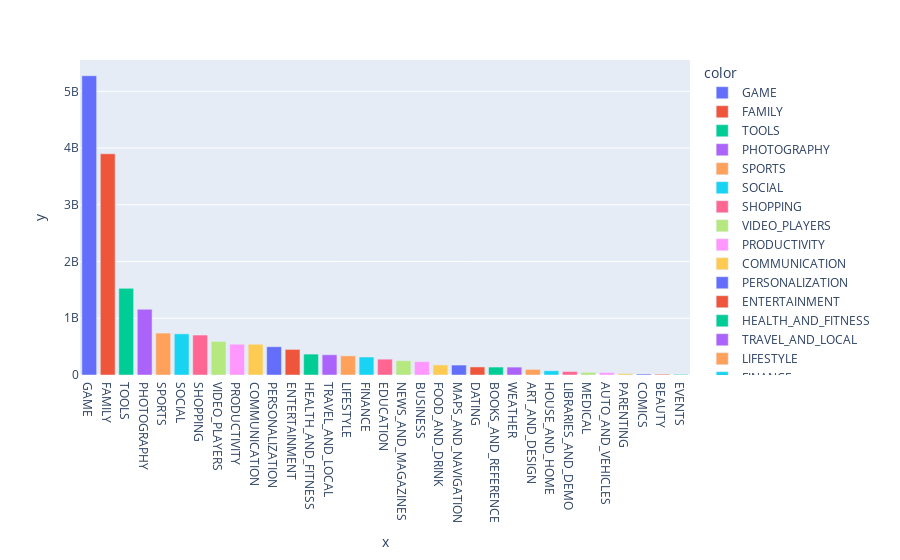

The notebook cell saved with this chart:
### Code cell
px.bar(df, x = x_val.index, y = x_val, color = x_val.index)

### Figure 1 — Plotly figure (JSON) as saved in the notebook; plotly's stock layout.template omitted (floating-point values rounded to 4 significant figures)
{"data": [{"alignmentgroup": "True", "hovertemplate": "color=GAME<br>x=%{x}<br>y=%{y}<extra></extra>", "legendgroup": "GAME", "marker": {"color": "#636efa", "pattern": {"shape": ""}}, "name": "GAME", "offsetgroup": "GAME", "orientation": "v", "showlegend": true, "textposition": "auto", "type": "bar", "x": ["GAME"], "xaxis": "x", "y": [5274564236], "yaxis": "y"}, {"alignmentgroup": "True", "hovertemplate": "color=FAMILY<br>x=%{x}<br>y=%{y}<extra></extra>", "legendgroup": "FAMILY", "marker": {"color": "#EF553B", "pattern": {"shape": ""}}, "name": "FAMILY", "offsetgroup": "FAMILY", "orientation": "v", "showlegend": true, "textposition": "auto", "type": "bar", "x": ["FAMILY"], "xaxis": "x", "y": [3898768314], "yaxis": "y"}, {"alignmentgroup": "True", "hovertemplate": "color=TOOLS<br>x=%{x}<br>y=%{y}<extra></extra>", "legendgroup": "TOOLS", "marker": {"color": "#00cc96", "pattern": {"shape": ""}}, "name": "TOOLS", "offsetgroup": "TOOLS", "orientation": "v", "showlegend": true, "textposition": "auto", "type": "bar", "x": ["TOOLS"], "xaxis": "x", "y": [1527094805], "yaxis": "y"}, {"alignmentgroup": "True", "hovertemplate": "color=PHOTOGRAPHY<br>x=%{x}<br>y=%{y}<extra></extra>", "legendgroup": "PHOTOGRAPHY", "marker": {"color": "#ab63fa", "pattern": {"shape": ""}}, "name": "PHOTOGRAPHY", "offsetgroup": "PHOTOGRAPHY", "orientation": "v", "showlegend": true, "textposition": "auto", "type": "bar", "x": ["PHOTOGRAPHY"], "xaxis": "x", "y": [1157897655], "yaxis": "y"}, {"alignmentgroup": "True", "hovertemplate": "color=SPORTS<br>x=%{x}<br>y=%{y}<extra></extra>", "legendgroup": "SPORTS", "marker": {"color": "#FFA15A", "pattern": {"shape": ""}}, "name": "SPORTS", "offsetgroup": "SPORTS", "orientation": "v", "showlegend": true, "textposition": "auto", "type": "bar", "x": ["SPORTS"], "xaxis": "x", "y": [738949498], "yaxis": "y"}, {"alignmentgroup": "True", "hovertemplate": "color=SOCIAL<br>x=%{x}<br>y=%{y}<extra></extra>", "legendgroup": "SOCIAL", "marker": {"color": "#19d3f3", "pattern": {"shape": ""}}, "name": "SOCIAL", "offsetgroup": "SOCIAL", "orientation": "v", "showlegend": true, "textposition": "auto", "type": "bar", "x": ["SOCIAL"], "xaxis": "x", "y": [725264792], "yaxis": "y"}, {"alignmentgroup": "True", "hovertemplate": "color=SHOPPING<br>x=%{x}<br>y=%{y}<extra></extra>", "legendgroup": "SHOPPING", "marker": {"color": "#FF6692", "pattern": {"shape": ""}}, "name": "SHOPPING", "offsetgroup": "SHOPPING", "orientation": "v", "showlegend": true, "textposition": "auto", "type": "bar", "x": ["SHOPPING"], "xaxis": "x", "y": [704248785], "yaxis": "y"}, {"alignmentgroup": "True", "hovertemplate": "color=VIDEO_PLAYERS<br>x=%{x}<br>y=%{y}<extra></extra>", "legendgroup": "VIDEO_PLAYERS", "marker": {"color": "#B6E880", "pattern": {"shape": ""}}, "name": "VIDEO_PLAYERS", "offsetgroup": "VIDEO_PLAYERS", "orientation": "v", "showlegend": true, "textposition": "auto", "type": "bar", "x": ["VIDEO_PLAYERS"], "xaxis": "x", "y": [591867720], "yaxis": "y"}, {"alignmentgroup": "True", "hovertemplate": "color=PRODUCTIVITY<br>x=%{x}<br>y=%{y}<extra></extra>", "legendgroup": "PRODUCTIVITY", "marker": {"color": "#FF97FF", "pattern": {"shape": ""}}, "name": "PRODUCTIVITY", "offsetgroup": "PRODUCTIVITY", "orientation": "v", "showlegend": true, "textposition": "auto", "type": "bar", "x": ["PRODUCTIVITY"], "xaxis": "x", "y": [542312744], "yaxis": "y"}, {"alignmentgroup": "True", "hovertemplate": "color=COMMUNICATION<br>x=%{x}<br>y=%{y}<extra></extra>", "legendgroup": "COMMUNICATION", "marker": {"color": "#FECB52", "pattern": {"shape": ""}}, "name": "COMMUNICATION", "offsetgroup": "COMMUNICATION", "orientation": "v", "showlegend": true, "textposition": "auto", "type": "bar", "x": ["COMMUNICATION"], "xaxis": "x", "y": [541943051], "yaxis": "y"}, {"alignmentgroup": "True", "hovertemplate": "color=PERSONALIZATION<br>x=%{x}<br>y=%{y}<extra></extra>", "legendgroup": "PERSONALIZATION", "marker": {"color": "#636efa", "pattern": {"shape": ""}}, "name": "PERSONALIZATION", "offsetgroup": "PERSONALIZATION", "orientation": "v", "showlegend": true, "textposition": "auto", "type": "bar", "x": ["PERSONALIZATION"], "xaxis": "x", "y": [498179771], "yaxis": "y"}, {"alignmentgroup": "True", "hovertemplate": "color=ENTERTAINMENT<br>x=%{x}<br>y=%{y}<extra></extra>", "legendgroup": "ENTERTAINMENT", "marker": {"color": "#EF553B", "pattern": {"shape": ""}}, "name": "ENTERTAINMENT", "offsetgroup": "ENTERTAINMENT", "orientation": "v", "showlegend": true, "textposition": "auto", "type": "bar", "x": ["ENTERTAINMENT"], "xaxis": "x", "y": [450960000], "yaxis": "y"}, {"alignmentgroup": "True", "hovertemplate": "color=HEALTH_AND_FITNESS<br>x=%{x}<br>y=%{y}<extra></extra>", "legendgroup": "HEALTH_AND_FITNESS", "marker": {"color": "#00cc96", "pattern": {"shape": ""}}, "name": "HEALTH_AND_FITNESS", "offsetgroup": "HEALTH_AND_FITNESS", "orientation": "v", "showlegend": true, "textposition": "auto", "type": "bar", "x": ["HEALTH_AND_FITNESS"], "xaxis": "x", "y": [368411912], "yaxis": "y"}, {"alignmentgroup": "True", "hovertemplate": "color=TRAVEL_AND_LOCAL<br>x=%{x}<br>y=%{y}<extra></extra>", "legendgroup": "TRAVEL_AND_LOCAL", "marker": {"color": "#ab63fa", "pattern": {"shape": ""}}, "name": "TRAVEL_AND_LOCAL", "offsetgroup": "TRAVEL_AND_LOCAL", "orientation": "v", "showlegend": true, "textposition": "auto", "type": "bar", "x": ["TRAVEL_AND_LOCAL"], "xaxis": "x", "y": [356666146], "yaxis": "y"}, {"alignmentgroup": "True", "hovertemplate": "color=LIFESTYLE<br>x=%{x}<br>y=%{y}<extra></extra>", "legendgroup": "LIFESTYLE", "marker": {"color": "#FFA15A", "pattern": {"shape": ""}}, "name": "LIFESTYLE", "offsetgroup": "LIFESTYLE", "orientation": "v", "showlegend": true, "textposition": "auto", "type": "bar", "x": ["LIFESTYLE"], "xaxis": "x", "y": [337689839], "yaxis": "y"}, {"alignmentgroup": "True", "hovertemplate": "color=FINANCE<br>x=%{x}<br>y=%{y}<extra></extra>", "legendgroup": "FINANCE", "marker": {"color": "#19d3f3", "pattern": {"shape": ""}}, "name": "FINANCE", "offsetgroup": "FINANCE", "orientation": "v", "showlegend": true, "textposition": "auto", "type": "bar", "x": ["FINANCE"], "xaxis": "x", "y": [316860484], "yaxis": "y"}, {"alignmentgroup": "True", "hovertemplate": "color=EDUCATION<br>x=%{x}<br>y=%{y}<extra></extra>", "legendgroup": "EDUCATION", "marker": {"color": "#FF6692", "pattern": {"shape": ""}}, "name": "EDUCATION", "offsetgroup": "EDUCATION", "orientation": "v", "showlegend": true, "textposition": "auto", "type": "bar", "x": ["EDUCATION"], "xaxis": "x", "y": [278802000], "yaxis": "y"}, {"alignmentgroup": "True", "hovertemplate": "color=NEWS_AND_MAGAZINES<br>x=%{x}<br>y=%{y}<extra></extra>", "legendgroup": "NEWS_AND_MAGAZINES", "marker": {"color": "#B6E880", "pattern": {"shape": ""}}, "name": "NEWS_AND_MAGAZINES", "offsetgroup": "NEWS_AND_MAGAZINES", "orientation": "v", "showlegend": true, "textposition": "auto", "type": "bar", "x": ["NEWS_AND_MAGAZINES"], "xaxis": "x", "y": [252005650], "yaxis": "y"}, {"alignmentgroup": "True", "hovertemplate": "color=BUSINESS<br>x=%{x}<br>y=%{y}<extra></extra>", "legendgroup": "BUSINESS", "marker": {"color": "#FF97FF", "pattern": {"shape": ""}}, "name": "BUSINESS", "offsetgroup": "BUSINESS", "orientation": "v", "showlegend": true, "textposition": "auto", "type": "bar", "x": ["BUSINESS"], "xaxis": "x", "y": [236078560], "yaxis": "y"}, {"alignmentgroup": "True", "hovertemplate": "color=FOOD_AND_DRINK<br>x=%{x}<br>y=%{y}<extra></extra>", "legendgroup": "FOOD_AND_DRINK", "marker": {"color": "#FECB52", "pattern": {"shape": ""}}, "name": "FOOD_AND_DRINK", "offsetgroup": "FOOD_AND_DRINK", "orientation": "v", "showlegend": true, "textposition": "auto", "type": "bar", "x": ["FOOD_AND_DRINK"], "xaxis": "x", "y": [177688740], "yaxis": "y"}, {"alignmentgroup": "True", "hovertemplate": "color=MAPS_AND_NAVIGATION<br>x=%{x}<br>y=%{y}<extra></extra>", "legendgroup": "MAPS_AND_NAVIGATION", "marker": {"color": "#636efa", "pattern": {"shape": ""}}, "name": "MAPS_AND_NAVIGATION", "offsetgroup": "MAPS_AND_NAVIGATION", "orientation": "v", "showlegend": true, "textposition": "auto", "type": "bar", "x": ["MAPS_AND_NAVIGATION"], "xaxis": "x", "y": [175029890], "yaxis": "y"}, {"alignmentgroup": "True", "hovertemplate": "color=DATING<br>x=%{x}<br>y=%{y}<extra></extra>", "legendgroup": "DATING", "marker": {"color": "#EF553B", "pattern": {"shape": ""}}, "name": "DATING", "offsetgroup": "DATING", "orientation": "v", "showlegend": true, "textposition": "auto", "type": "bar", "x": ["DATING"], "xaxis": "x", "y": [141880807], "yaxis": "y"}, {"alignmentgroup": "True", "hovertemplate": "color=BOOKS_AND_REFERENCE<br>x=%{x}<br>y=%{y}<extra></extra>", "legendgroup": "BOOKS_AND_REFERENCE", "marker": {"color": "#00cc96", "pattern": {"shape": ""}}, "name": "BOOKS_AND_REFERENCE", "offsetgroup": "BOOKS_AND_REFERENCE", "orientation": "v", "showlegend": true, "textposition": "auto", "type": "bar", "x": ["BOOKS_AND_REFERENCE"], "xaxis": "x", "y": [139962076], "yaxis": "y"}, {"alignmentgroup": "True", "hovertemplate": "color=WEATHER<br>x=%{x}<br>y=%{y}<extra></extra>", "legendgroup": "WEATHER", "marker": {"color": "#ab63fa", "pattern": {"shape": ""}}, "name": "WEATHER", "offsetgroup": "WEATHER", "orientation": "v", "showlegend": true, "textposition": "auto", "type": "bar", "x": ["WEATHER"], "xaxis": "x", "y": [139300020], "yaxis": "y"}, {"alignmentgroup": "True", "hovertemplate": "color=ART_AND_DESIGN<br>x=%{x}<br>y=%{y}<extra></extra>", "legendgroup": "ART_AND_DESIGN", "marker": {"color": "#FFA15A", "pattern": {"shape": ""}}, "name": "ART_AND_DESIGN", "offsetgroup": "ART_AND_DESIGN", "orientation": "v", "showlegend": true, "textposition": "auto", "type": "bar", "x": ["ART_AND_DESIGN"], "xaxis": "x", "y": [99338100], "yaxis": "y"}, {"alignmentgroup": "True", "hovertemplate": "color=HOUSE_AND_HOME<br>x=%{x}<br>y=%{y}<extra></extra>", "legendgroup": "HOUSE_AND_HOME", "marker": {"color": "#19d3f3", "pattern": {"shape": ""}}, "name": "HOUSE_AND_HOME", "offsetgroup": "HOUSE_AND_HOME", "orientation": "v", "showlegend": true, "textposition": "auto", "type": "bar", "x": ["HOUSE_AND_HOME"], "xaxis": "x", "y": [75112461], "yaxis": "y"}, {"alignmentgroup": "True", "hovertemplate": "color=LIBRARIES_AND_DEMO<br>x=%{x}<br>y=%{y}<extra></extra>", "legendgroup": "LIBRARIES_AND_DEMO", "marker": {"color": "#FF6692", "pattern": {"shape": ""}}, "name": "LIBRARIES_AND_DEMO", "offsetgroup": "LIBRARIES_AND_DEMO", "orientation": "v", "showlegend": true, "textposition": "auto", "type": "bar", "x": ["LIBRARIES_AND_DEMO"], "xaxis": "x", "y": [61895910], "yaxis": "y"}, {"alignmentgroup": "True", "hovertemplate": "color=MEDICAL<br>x=%{x}<br>y=%{y}<extra></extra>", "legendgroup": "MEDICAL", "marker": {"color": "#B6E880", "pattern": {"shape": ""}}, "name": "MEDICAL", "offsetgroup": "MEDICAL", "orientation": "v", "showlegend": true, "textposition": "auto", "type": "bar", "x": ["MEDICAL"], "xaxis": "x", "y": [46543876], "yaxis": "y"}, {"alignmentgroup": "True", "hovertemplate": "color=AUTO_AND_VEHICLES<br>x=%{x}<br>y=%{y}<extra></extra>", "legendgroup": "AUTO_AND_VEHICLES", "marker": {"color": "#FF97FF", "pattern": {"shape": ""}}, "name": "AUTO_AND_VEHICLES", "offsetgroup": "AUTO_AND_VEHICLES", "orientation": "v", "showlegend": true, "textposition": "auto", "type": "bar", "x": ["AUTO_AND_VEHICLES"], "xaxis": "x", "y": [43770211], "yaxis": "y"}, {"alignmentgroup": "True", "hovertemplate": "color=PARENTING<br>x=%{x}<br>y=%{y}<extra></extra>", "legendgroup": "PARENTING", "marker": {"color": "#FECB52", "pattern": {"shape": ""}}, "name": "PARENTING", "offsetgroup": "PARENTING", "orientation": "v", "showlegend": true, "textposition": "auto", "type": "bar", "x": ["PARENTING"], "xaxis": "x", "y": [23971010], "yaxis": "y"}, {"alignmentgroup": "True", "hovertemplate": "color=COMICS<br>x=%{x}<br>y=%{y}<extra></extra>", "legendgroup": "COMICS", "marker": {"color": "#636efa", "pattern": {"shape": ""}}, "name": "COMICS", "offsetgroup": "COMICS", "orientation": "v", "showlegend": true, "textposition": "auto", "type": "bar", "x": ["COMICS"], "xaxis": "x", "y": [17586150], "yaxis": "y"}, {"alignmentgroup": "True", "hovertemplate": "color=BEAUTY<br>x=%{x}<br>y=%{y}<extra></extra>", "legendgroup": "BEAUTY", "marker": {"color": "#EF553B", "pattern": {"shape": ""}}, "name": "BEAUTY", "offsetgroup": "BEAUTY", "orientation": "v", "showlegend": true, "textposition": "auto", "type": "bar", "x": ["BEAUTY"], "xaxis": "x", "y": [13696950], "yaxis": "y"}, {"alignmentgroup": "True", "hovertemplate": "color=EVENTS<br>x=%{x}<br>y=%{y}<extra></extra>", "legendgroup": "EVENTS", "marker": {"color": "#00cc96", "pattern": {"shape": ""}}, "name": "EVENTS", "offsetgroup": "EVENTS", "orientation": "v", "showlegend": true, "textposition": "auto", "type": "bar", "x": ["EVENTS"], "xaxis": "x", "y": [10672151], "yaxis": "y"}], "layout": {"barmode": "relative", "legend": {"title": {"text": "color"}, "tracegroupgap": 0}, "margin": {"t": 60}, "xaxis": {"anchor": "y", "domain": [0, 1], "title": {"text": "x"}}, "yaxis": {"anchor": "x", "domain": [0, 1], "title": {"text": "y"}}}}
